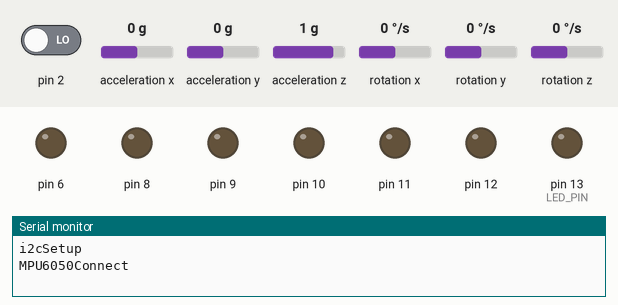
Recording of a sketch running on a simulated Arduino Uno, built with avr-gcc and run on an emulated ATmega328P. Shown: output pins drawn as LEDs (lit = HIGH), the last lines printed to the serial monitor. The test bench sets the inputs (shaded band); at power-on: pin 2 LOW, acceleration x 0 g, acceleration y 0 g, acceleration z 1 g, rotation z 0 °/s, rotation x 0 °/s, rotation y 0 °/s. The sensor or clock chip raises its interrupt line as the real part does.

Above: at 0.1 s.
At 2.7 s:
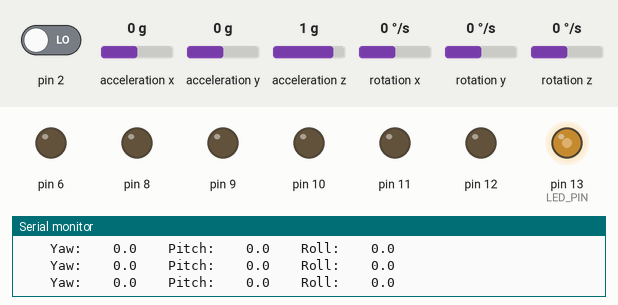
2.8 s: pin 2 driven HIGH
At 3.7 s:
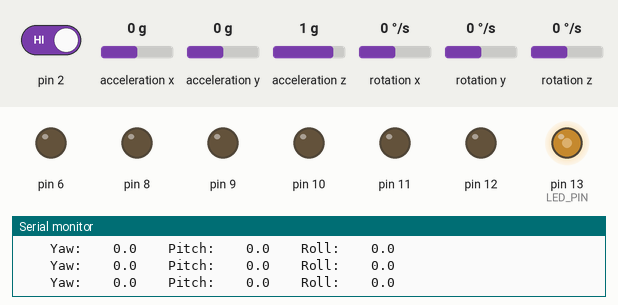
4.4 s: acceleration x set to -1.4 g
6.4 s: acceleration y set to -1.4 g
8.3 s: acceleration z set to -1.4 g
10.2 s: rotation z set to -192 °/s
Timing chart, 0 to 13.2 s (numbered marks = the images above; inputs shaded):
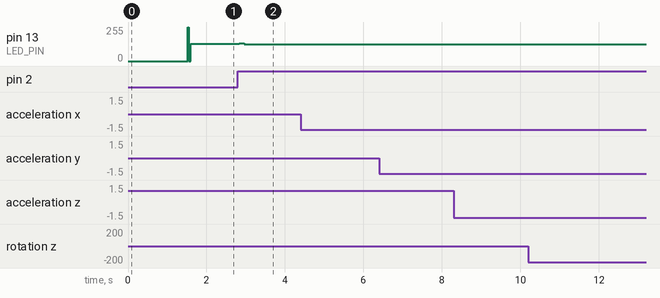

Measured:
- after the input at 2.8 s, pin 13 (LED_PIN): 128/255 → 135/255 at once, → 127/255 0.12 s later

The sketch:

0804.ino
```cpp
#include "I2Cdev.h"
#include "MPU6050_6Axis_MotionApps20.h"
#include "Wire.h"
#include <PID_v1.h>
#include <LMotorController.h>
MPU6050 mpu;

#define DEBUG
#ifdef DEBUG
//#define DPRINT(args...)  Serial.print(args)             //OR use the following syntax:
#define DPRINTSTIMER(t)    for (static unsigned long SpamTimer; (unsigned long)(millis() - SpamTimer) >= (t); SpamTimer = millis())
#define  DPRINTSFN(StrSize,Name,...) {char S[StrSize];Serial.print("\t");Serial.print(Name);Serial.print(" "); Serial.print(dtostrf((float)__VA_ARGS__ ,S));}//StringSize,Name,Variable,Spaces,Percision
#define DPRINTLN(...)      Serial.println(__VA_ARGS__)
#else
#define DPRINTSTIMER(t)    if(false)
#define DPRINTSFN(...)     //blank line
#define DPRINTLN(...)      //blank line
#endif


#define LED_PIN 13 // led on or off

// supply your own gyro offsets here, scaled for min sensitivity use MPU6050_calibration.ino
// -4232  -706  1729  173 -94 37
//                       XA      YA      ZA      XG      YG      ZG
int MPUOffsets[6] = {  -4232,  -706,   1729,    173,    -94,     37};

// ================================================================
// ==                     motor/PID SETUP                       ===
// ================================================================

#define MIN_ABS_SPEED 30  // motor's min v

// PID 제어용 변수 선언
double kp = 40;
double ki = 100;
double kd = 0.8;

// 기울일 각도 선택
// 제가 만든 밸런싱로봇에는 0도가 가장 최적의 평형각도였습니다
// 각도가 180도를 기준으로 +-를 설정해주시면 됩니다
double originalSetpoint = 20;
double setpoint = originalSetpoint;
double movingAngleOffset = 0.3;

// PID 제어용 input, output 변수를 선언합니다
double input, output;

// PID값을 설정해준다
PID pid(&input, &output, &setpoint, kp, ki, kd, DIRECT);


// 모터 제어용 변수 선언
// EnA, EnB는 속도제어용(pwm), IN1,2,3,4는 방향제어용 핀입니다
int ENA = 10;
int IN1 = 12;
int IN2 = 6;
int IN3 = 9;
int IN4 = 8;
int ENB = 11;

// motorController 객체 생성, 맨 끝 파라미터 1,1은 각각 좌측, 우측모터의 최대속도(%) 입니다.
LMotorController motorController(ENA, IN2, IN1, ENB, IN4, IN3, 1, 1);

// ================================================================
// ===                      i2c SETUP Items                     ===
// ================================================================
void i2cSetup() {
  // join I2C bus (I2Cdev library doesn't do this automatically)
#if I2CDEV_IMPLEMENTATION == I2CDEV_ARDUINO_WIRE
  Wire.begin();
  TWBR = 24; // 400kHz I2C clock (200kHz if CPU is 8MHz)
#elif I2CDEV_IMPLEMENTATION == I2CDEV_BUILTIN_FASTWIRE
  Fastwire::setup(400, true);
#endif
}

// ================================================================
// ===               INTERRUPT DETECTION ROUTINE                ===
// ================================================================
volatile bool mpuInterrupt = false;     // indicates whether MPU interrupt pin has gone high
void dmpDataReady() {
  mpuInterrupt = true;
}

// ================================================================
// ===                      MPU DMP SETUP                       ===
// ================================================================
int FifoAlive = 0; // tests if the interrupt is triggering
int IsAlive = -20;     // counts interrupt start at -20 to get 20+ good values before assuming connected
// MPU control/status vars
uint8_t mpuIntStatus;   // holds actual interrupt status byte from MPU
uint8_t devStatus;      // return status after each device operation (0 = success, !0 = error)
uint16_t packetSize;    // expected DMP packet size (default is 42 bytes)
uint16_t fifoCount;     // count of all bytes currently in FIFO
uint8_t fifoBuffer[64]; // FIFO storage buffer

//------------------------------------------------------------
// MPU6050 센서를 통해 쿼터니언과 오일러각, Yaw, Pitch, Roll 값을 얻기 위해 선언합니다
// orientation/motion vars
Quaternion q;           // [w, x, y, z]         quaternion container
VectorInt16 aa;         // [x, y, z]            accel sensor measurements
VectorInt16 aaReal;     // [x, y, z]            gravity-free accel sensor measurements
VectorInt16 aaWorld;    // [x, y, z]            world-frame accel sensor measurements
VectorFloat gravity;    // [x, y, z]            gravity vector
float euler[3];         // [psi, theta, phi]    Euler angle container
float ypr[3];           // [yaw, pitch, roll]   yaw/pitch/roll container and gravity vector
byte StartUP = 100; // lets get 100 readings from the MPU before we start trusting them (Bot is not trying to balance at this point it is just starting up.)

void MPU6050Connect() {
  static int MPUInitCntr = 0;
  // initialize device
  mpu.initialize(); // same
  // load and configure the DMP
  devStatus = mpu.dmpInitialize();// same

  if (devStatus != 0) {
    // ERROR!
    // 1 = initial memory load failed
    // 2 = DMP configuration updates failed
    // (if it's going to break, usually the code will be 1)

    char * StatStr[5] { "No Error", "initial memory load failed", "DMP configuration updates failed", "3", "4"};

    MPUInitCntr++;

    Serial.print(F("MPU connection Try #"));
    Serial.println(MPUInitCntr);
    Serial.print(F("DMP Initialization failed (code "));
    Serial.print(StatStr[devStatus]);
    Serial.println(F(")"));

    if (MPUInitCntr >= 10) return; //only try 10 times
    delay(1000);
    MPU6050Connect(); // Lets try again
    return;
  }
  mpu.setXAccelOffset(MPUOffsets[0]);
  mpu.setYAccelOffset(MPUOffsets[1]);
  mpu.setZAccelOffset(MPUOffsets[2]);
  mpu.setXGyroOffset(MPUOffsets[3]);
  mpu.setYGyroOffset(MPUOffsets[4]);
  mpu.setZGyroOffset(MPUOffsets[5]);

  Serial.println(F("Enabling DMP..."));
  mpu.setDMPEnabled(true);
  // enable Arduino interrupt detection
  Serial.println(F("Enabling interrupt detection (Arduino external interrupt pin 2 on the Uno)..."));
  Serial.print("mpu.getInterruptDrive=  "); Serial.println(mpu.getInterruptDrive());
  attachInterrupt(0, dmpDataReady, RISING); //pin 2 on the Uno
  mpuIntStatus = mpu.getIntStatus(); // Same
  // get expected DMP packet size for later comparison
  packetSize = mpu.dmpGetFIFOPacketSize();
  delay(1000); // Let it Stabalize
  mpu.resetFIFO(); // Clear fifo buffer
  mpu.getIntStatus();
  mpuInterrupt = false; // wait for next interrupt
}

// ================================================================
// ===                    MPU DMP Get Data                      ===
// ================================================================
void GetDMP() { // Best version I have made so far
  // Serial.println(F("FIFO interrupt at:"));
  // Serial.println(micros());
  static unsigned long LastGoodPacketTime;
  mpuInterrupt = false;
  FifoAlive = 1;
  fifoCount = mpu.getFIFOCount();
  if ((!fifoCount) || (fifoCount % packetSize)) { // we have failed Reset and wait till next time!
    digitalWrite(LED_PIN, LOW); // lets turn off the blinking light so we can see we are failing.
    mpu.resetFIFO();// clear the buffer and start over
  } else {
    while (fifoCount  >= packetSize) { // Get the packets until we have the latest!
      mpu.getFIFOBytes(fifoBuffer, packetSize); // lets do the magic and get the data
      fifoCount -= packetSize;
    }
    LastGoodPacketTime = millis();
    MPUMath(); // <<<<<<<<<<<<<<<<<<<<<<<<<<<< On success MPUMath() <<<<<<<<<<<<<<<<<<<
    digitalWrite(LED_PIN, !digitalRead(LED_PIN)); // Blink the Light
  }
}


// ================================================================
// ===                        MPU Math                          ===
// ================================================================
float Yaw, Pitch, Roll;
void MPUMath() {
  mpu.dmpGetQuaternion(&q, fifoBuffer);
  mpu.dmpGetGravity(&gravity, &q);
  mpu.dmpGetYawPitchRoll(ypr, &q, &gravity);
  Yaw = (ypr[0] * 180.0 / M_PI);
  Pitch = (ypr[1] *  180.0 / M_PI);
  Roll = (ypr[2] *  180.0 / M_PI);
  DPRINTSTIMER(100) {
    DPRINTSFN(15, "\tYaw:", Yaw, 6, 1);
    DPRINTSFN(15, "\tPitch:", Pitch, 6, 1);
    DPRINTSFN(15, "\tRoll:", Roll, 6, 1);
    DPRINTLN();
  }
}

// ================================================================
// ===                      PID to Motor                        ===
// ================================================================
void PID_MOTOR() {
#ifdef OUTPUT_READABLE_YAWPITCHROLL  // 센서를 통해 구한 Yaw, Pitch, Roll 값을 Serial Monitor에 표시합니다
        Serial.print("ypr\t");
        Serial.print(Yaw);
        Serial.print("\t");
        Serial.print(Pitch);
        Serial.print("\t");
        Serial.println(Roll);
#endif
        // PID 제어를 하기 위해 input 변수에 Pitch 값을 넣습니다
        input = Pitch;
}

// ================================================================
// ===                         Setup                            ===
// ================================================================
void setup() {
  Serial.begin(115200); //115200
  while (!Serial);
  Serial.println("i2cSetup");
  i2cSetup();
  Serial.println("MPU6050Connect");
  MPU6050Connect();
  Serial.println("Setup complete");

  // MPU6050 센서가 정삭작동하면 PID 제어용 코드를 초기화합니다
  pid.SetMode(AUTOMATIC);
  pid.SetSampleTime(10);
  pid.SetOutputLimits(-255, 255);

  pinMode(LED_PIN, OUTPUT);
}
// ================================================================
// ===                          Loop                            ===
// ================================================================
void loop() {
  if (mpuInterrupt ) { // wait for MPU interrupt or extra packet(s) available
    while (!mpuInterrupt && fifoCount < packetSize){
        //no mpu data - performing PID calculations and output to motors

        pid.Compute(); // 루프를 돌면서 pid 값을 업데이트합니다
        motorController.move(output, MIN_ABS_SPEED); // pid 연산으로 나온 output 값을 motorController로 전송합니다. (모터제어)
    }
    GetDMP();
    PID_MOTOR();
}
}
```
